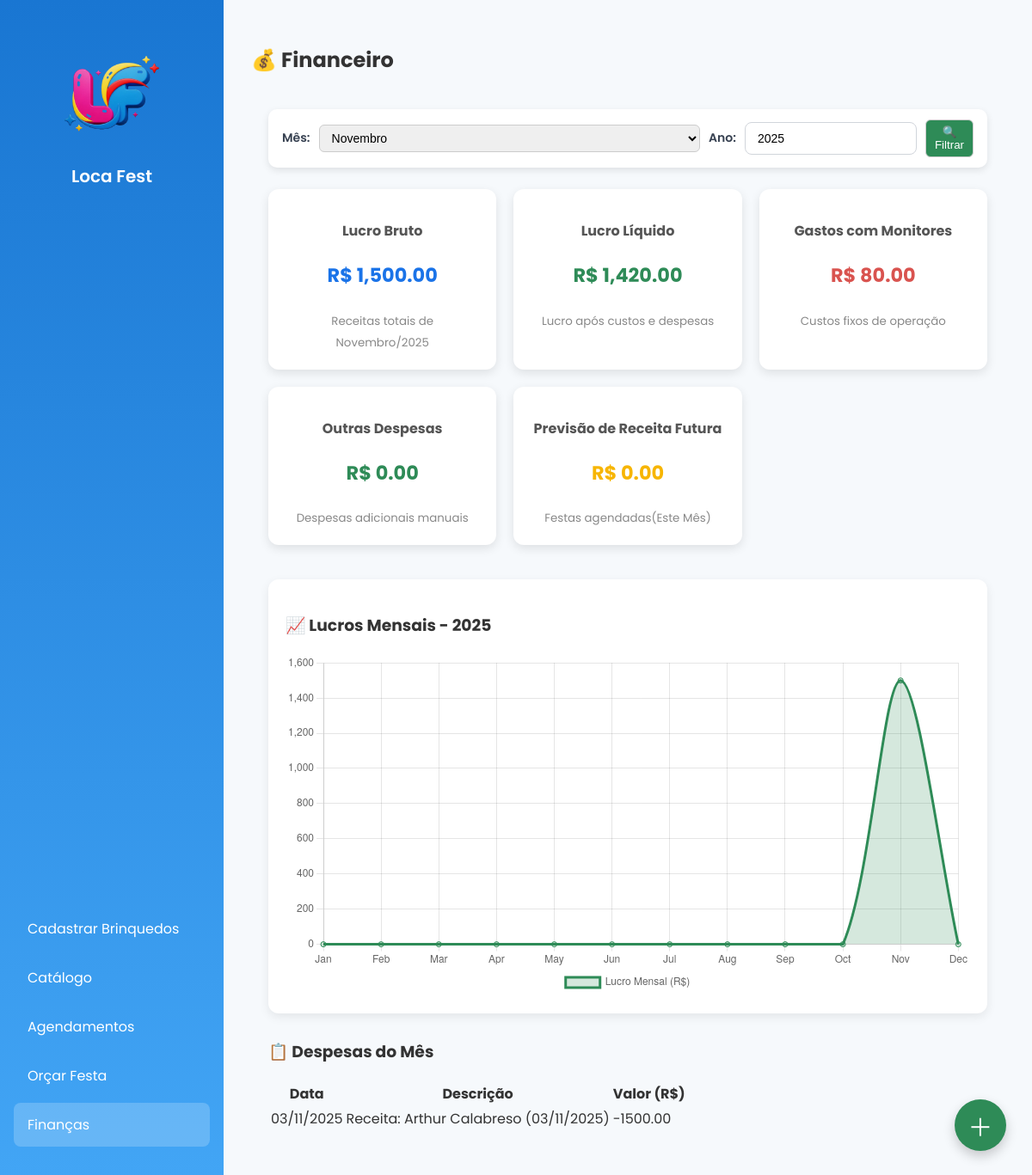
Page /financeiro on the earlier database version.
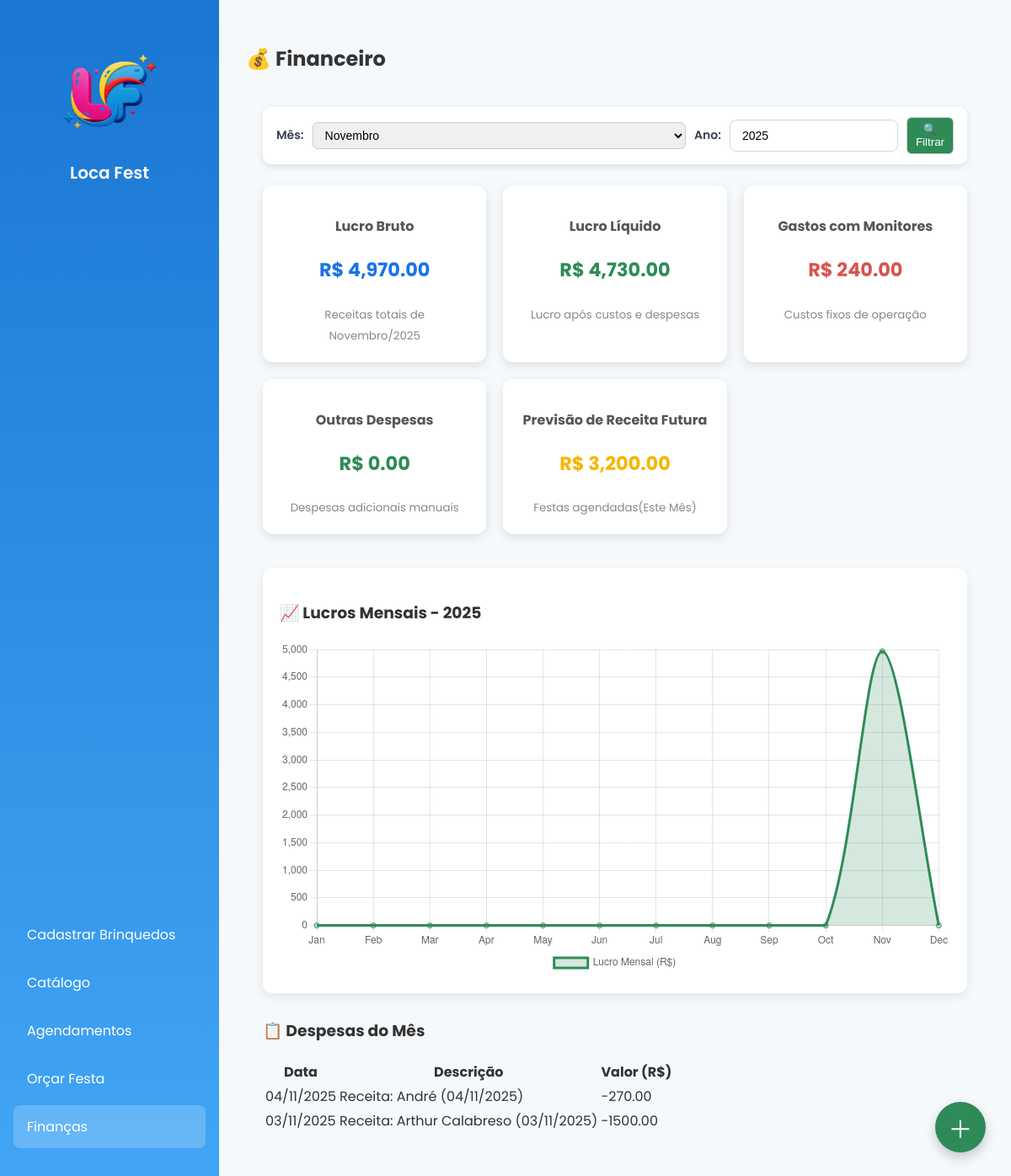
Same page on the later database version.
### storage.py (models this page shows)
class Despesa(db.Model):
    __tablename__ = 'despesas'
    id = db.Column(db.Integer, primary_key=True)
    descricao = db.Column(db.String(100), nullable=False)
    valor = db.Column(db.Float, nullable=False)
    data = db.Column(db.Date, default=date.today)

### routes.py (the view)
@app.route('/financeiro')
def pagina_financeiro():
    hoje = datetime.date.today()
    mes = request.args.get('mes', type=int, default=hoje.month)
    ano = request.args.get('ano', type=int, default=hoje.year)
    receitas_mes = db.session.query(
        db.func.sum(Orcamento.valor_total)
    ).filter(
        db.extract('month', Orcamento.data_festa) == mes,
        db.extract('year', Orcamento.data_festa) == ano
    ).scalar() or 0.0
    gasto_por_monitor = 80.0
    eventos_mes = Orcamento.query.filter(
        db.extract('month', Orcamento.data_festa) == mes,
        db.extract('year', Orcamento.data_festa) == ano
    ).count()
    gastos_monitores = eventos_mes * gasto_por_monitor
    outras_despesas = db.session.query(
        db.func.sum(Despesa.valor)
    ).filter(
        db.extract('month', Despesa.data) == mes,
        db.extract('year', Despesa.data) == ano,
        Despesa.valor > 0  # ✅ evita receitas entrarem aqui
    ).scalar() or 0.0
    lucro_bruto = receitas_mes
    lucro_liquido = receitas_mes - (gastos_monitores + outras_despesas)
    meses = []
    lucros_mensais = []
    for m in range(1, 13):
        total = db.session.query(db.func.sum(Orcamento.valor_total)).filter(
            db.extract('month', Orcamento.data_festa) == m,
            db.extract('year', Orcamento.data_festa) == ano
        ).scalar() or 0.0
        meses.append(datetime.date(ano, m, 1).strftime('%b'))
        lucros_mensais.append(float(total))
    receitas_futuras = db.session.query(
        db.func.sum(Orcamento.valor_total)
    ).filter(
        db.extract('month', Orcamento.data_festa) == mes,
        db.extract('year', Orcamento.data_festa) == ano,
        Orcamento.data_festa >= hoje
    ).scalar() or 0.0
    despesas_mes = Despesa.query.filter(
        db.extract('month', Despesa.data) == mes,
        db.extract('year', Despesa.data) == ano
    ).order_by(Despesa.data.desc()).all()
    page_content = render_template(
        'financeiro.html',
        lucro_bruto=lucro_bruto,
        lucro_liquido=lucro_liquido,
        gastos_monitores=gastos_monitores,
        outras_despesas=outras_despesas,
        receitas_futuras=receitas_futuras,
        meses=meses,
        lucros_mensais=lucros_mensais,
        despesas_mes=despesas_mes,
        mes=mes,
        ano=ano,
        datetime=datetime
    )
    return render_template(
        'home.html',
        active_page='financeiro',
        page_title='💰 Financeiro',
        page_content=page_content
    )

### templates/financeiro.html (shortened to what this page needs)
<div class="financeiro-container">
  <form method="get" action="/financeiro" class="filtro-financeiro">
    <label for="mes">Mês:</label>
    {% set meses_nome = ['Janeiro','Fevereiro','Março','Abril','Maio','Junho','Julho','Agosto','Setembro','Outubro','Novembro','Dezembro'] %}
    <select name="mes" id="mes">
      {% for i in range(1, 13) %}
        <option value="{{ i }}" {% if i == mes %}selected{% endif %}>{{ meses_nome[i-1] }}</option>
      {% endfor %}
    </select>
    <label for="ano">Ano:</label>
    <input type="number" name="ano" id="ano" value="{{ ano }}">
    <button type="submit">🔍 Filtrar</button>
  </form>
  <div class="cards-financeiro">
    <div class="card-fin lucro-bruto">
      <h3>Lucro Bruto</h3>
      <p>R$ {{ "{:,.2f}".format(lucro_bruto) }}</p>
      <small>Receitas totais de {{ meses_nome[mes-1] }}/{{ ano }}</small>
    </div>
    <div class="card-fin lucro-liquido">
      <h3>Lucro Líquido</h3>
      <p>R$ {{ "{:,.2f}".format(lucro_liquido) }}</p>
      <small>Lucro após custos e despesas</small>
    </div>
    <div class="card-fin despesas">
      <h3>Gastos com Monitores</h3>
      <p>R$ {{ "{:,.2f}".format(gastos_monitores) }}</p>
      <small>Custos fixos de operação</small>
    </div>
    <div class="card-fin outras-despesas">
      <h3>Outras Despesas</h3>
      <p>R$ {{ "{:,.2f}".format(outras_despesas) }}</p>
      <small>Despesas adicionais manuais</small>
    </div>
    <div class="card-fin receita-futura">
      <h3>Previsão de Receita Futura</h3>
      <p>R$ {{ "{:,.2f}".format(receitas_futuras) }}</p>
      <small>Festas agendadas(Este Mês)</small>
    </div>
  </div>
  <div class="grafico-container">
    <h3>📈 Lucros Mensais - {{ ano }}</h3>
    <canvas id="graficoLucro"></canvas>
  </div>
  <div class="tabela-despesas">
    <h3>📋 Despesas do Mês</h3>
    {% if despesas_mes %}
    <table>
      <thead>
        <tr><th>Data</th><th>Descrição</th><th>Valor (R$)</th></tr>
      </thead>
      <tbody>
        {% for d in despesas_mes %}
        <tr>
          <td>{{ d.data.strftime('%d/%m/%Y') }}</td>
          <td>{{ d.descricao }}</td>
          <td>{{ "%.2f"|format(d.valor) }}</td>
        </tr>
        {% endfor %}
      </tbody>
    </table>
    {% else %}
      <p class="no-data">Nenhuma despesa registrada neste mês.</p>
    {% endif %}
  </div>
</div>
<button id="btnAddDespesa" class="btn-flutuante">＋</button>
<script>
const meses = JSON.parse('{{ meses | tojson | safe }}');
const lucros = JSON.parse('{{ lucros_mensais | tojson | safe }}');
new Chart(document.getElementById('graficoLucro'), {
  type: 'line',
  data: { labels: meses, datasets: [{ label: 'Lucro Mensal (R$)', data: lucros, borderColor: '#2e8b57', backgroundColor: 'rgba(46,139,87,0.2)', fill: true, tension: 0.3 }] },
  options: { responsive: true, plugins: { legend: { position: 'bottom' } } }
});
// Modal JS
const modal = document.getElementById('modalDespesa');
const btn = document.getElementById('btnAddDespesa');
const span = document.getElementById('fecharModal');
btn.onclick = () => modal.style.display = "block";
span.onclick = () => modal.style.display = "none";
window.onclick = (e) => { if (e.target == modal) modal.style.display = "none"; };
</script>

Differences in the rows shown:
added Despesa: data "04/11/2025", descricao "Receita: André (04/11/2025)", valor "-270.00"
Other differences:
{{ "{:,.2f}".format(lucro_bruto) }}: "1,500.00" → "4,970.00"
{{ "{:,.2f}".format(lucro_liquido) }}: "1,420.00" → "4,730.00"
{{ "{:,.2f}".format(gastos_monitores) }}: "80.00" → "240.00"
{{ "{:,.2f}".format(receitas_futuras) }}: "0.00" → "3,200.00"
chart data {{ lucros_mensais | tojson | safe }}: [0.0, 0.0, 0.0, 0.0, 0.0, 0.0, 0.0, 0.0, 0.0, 0.0, 1500.0, 0.0] → [0.0, 0.0, 0.0, 0.0, 0.0, 0.0, 0.0, 0.0, 0.0, 0.0, 4970.0, 0.0]
